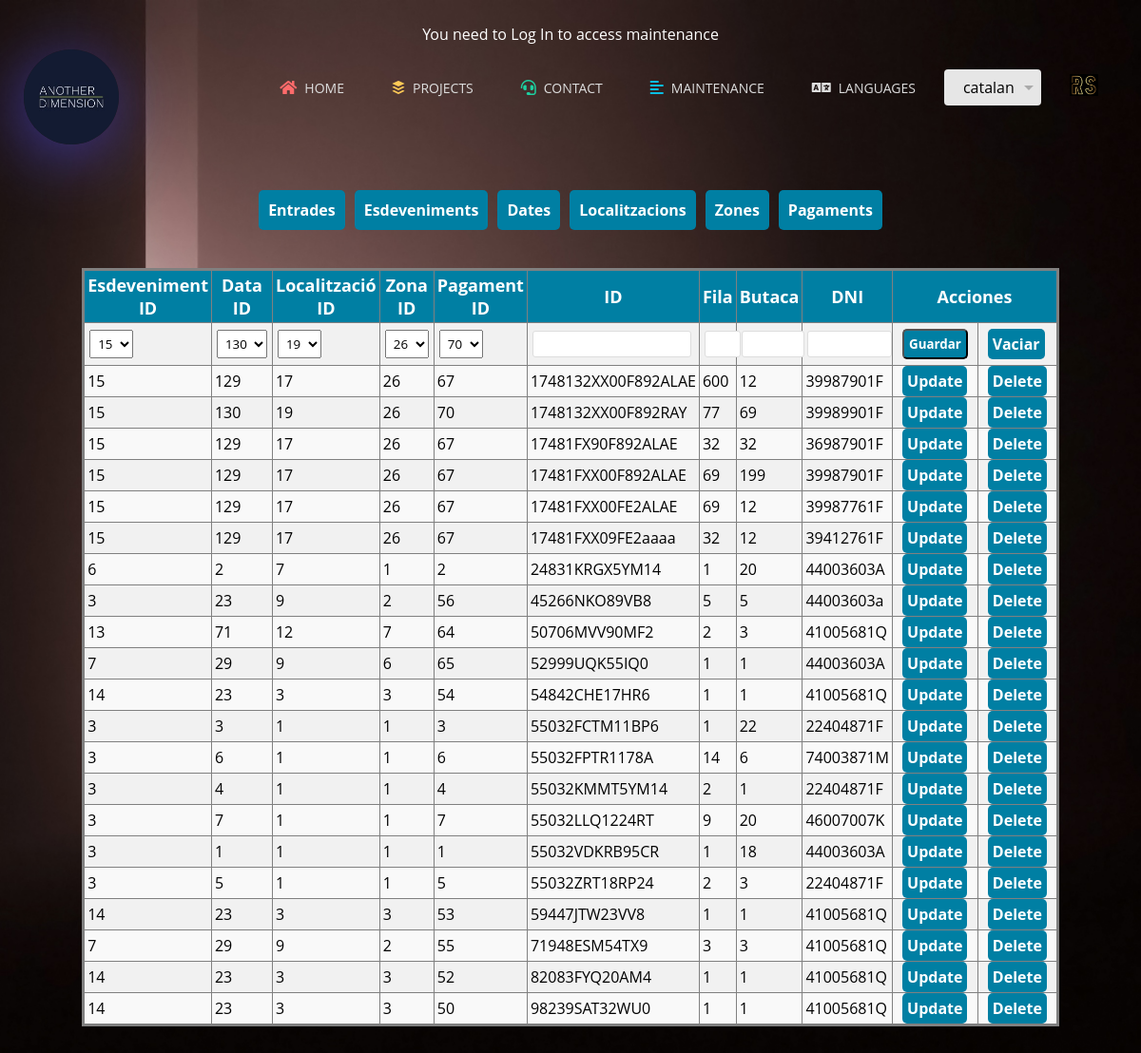
Screenshot of /index.php?entrada/show (signed in) with the database file from the repository.
### tables this page shows
CREATE TABLE `tbl_entrada` (
  `esdeveniment_id` int DEFAULT NULL,
  `data_id` int DEFAULT NULL,
  `loc_id` int DEFAULT NULL,
  `zona_id` int DEFAULT NULL,
  `pagament_id` int DEFAULT NULL,
  `id` varchar(90) NOT NULL,
  `fila` int NOT NULL,
  `butaca` int NOT NULL,
  `dni` varchar(90) NOT NULL,
  PRIMARY KEY (`id`),
  KEY `idX_F60C5C6E71F7E88B` (`esdeveniment_id`),
  KEY `idX_F60C5C6E37F5A13C` (`data_id`),
  KEY `idX_F60C5C6E6505CAD1` (`loc_id`),
  KEY `idX_F60C5C6E104EA8FC` (`zona_id`),
  KEY `idX_F60C5C6E66C49110` (`pagament_id`),
  CONSTRAINT `FK_F60C5C6E104EA8FC` FOREIGN KEY (`zona_id`) REFERENCES `tbl_zona` (`id`),
  CONSTRAINT `FK_F60C5C6E37F5A13C` FOREIGN KEY (`data_id`) REFERENCES `tbl_data` (`id`),
  CONSTRAINT `FK_F60C5C6E6505CAD1` FOREIGN KEY (`loc_id`) REFERENCES `tbl_localitzacio` (`id`),
  CONSTRAINT `FK_F60C5C6E66C49110` FOREIGN KEY (`pagament_id`) REFERENCES `tbl_pagament` (`id`),
  CONSTRAINT `FK_F60C5C6E71F7E88B` FOREIGN KEY (`esdeveniment_id`) REFERENCES `tbl_esdeveniment` (`id`)
);

### classes/Controller/EntradaController.class.php (called while the page is built, shortened)
<?php
class EntradaController extends Controller {
    public function show() {
        require_once 'lang/lang_cookies.php';
        $errors = [];
        $mEntrada = new EntradaModel();
        $entradas = $mEntrada->read();
        $ids = self::getAllIds();
        $entrada = new Entrada();
        EntradaView::show($entrada, $entradas, $ids, $type="?entrada/show", $lang, $errors);
    }
    public static function getAllIds()
    {
        $mEsdev = new EsdevenimentModel();
        $ids['esdeveniment_id'] = self::getIds($mEsdev->read());
        $mData = new DataModel();
        $ids['data_id'] = self::getIds($mData->read());
        $mLoc = new LocalitzacioModel();
        $ids['loc_id'] = self::getIds($mLoc->read());
        $mZona = new ZonaModel();
        $ids['zona_id'] = self::getIds($mZona->read());
        $mPagament = new PagamentModel();
        $ids['pagament_id'] = self::getIds($mPagament->read());
        return $ids;
    }
    public static function getIds($objects)
    {
        $ids = [];
        foreach ($objects as $object) {
            $id = isset($object->id) ? $object->id : $object->__get('id');
            if ($id !== null) {
                $ids[] = $id;
            }
        }
        return array_reverse($ids);
    }
}

### index.php (called while the page is built, shortened)
<?php
try {
    $cfront = new FrontController();
    $cfront->dispatch();
} catch (Exception $e) {
    $vError = new ErrorView();
    $vError->show($e);
}

### classes/Model/Entrada.class.php (called while the page is built, shortened)
<?php
class Entrada  {
    public function __get($property) {
        if (property_exists($this, $property)) {
            return $this->$property;
        } else {
            throw new Exception("No existeix la propietat $property");
        }
    }
}

### classes/Model/DataBase.php (called while the page is built, shortened)
<?php
class DataBase extends Singleton {
    private $link;
    public function __construct($tipoConsulta) {
        $this->conexion = new Connexio($tipoConsulta);
        switch ($this->conexion->getSgbd()) {
            case 'mysql' :
                if ($link = new mysqli($this->conexion->getHost(), $this->conexion->getUsuario(), $this->conexion->getPassword(), $this->conexion->getBase())){
                    $this->link = $link;
                } else {
                    throw new Exception("No s'ha conectat");
                }
                break;
        }
    }
    public function executarSQL($sSql, $aParam = null) {
        if ($stmt = $this->link->prepare($sSql)) {
            if (!empty($aParam)) {
                $types = str_repeat('s', count($aParam));
                $stmt->bind_param($types, ...$aParam);
            }
            if ($stmt->execute()) {
                $res = $stmt->get_result();
                if ($res !== false) {
                    $dades = $res->fetch_all(MYSQLI_ASSOC);
                } else {
                    $dades = "La consulta se ha realizado con existo";
                }
            } else {
                echo "Error al ejecutar la consulta: " . $stmt->error;
            }
        }
        return $dades;
    }
}
?>

### classes/Model/EntradaModel.class.php (called while the page is built, shortened)
<?php
class EntradaModel  {
    public function connection($type = "select") {
        return new DataBase($type);
    }
    public function read() {
        $type = $this->connection('select');
        $consulta = $type->executarSQL("SELECT * FROM tbl_entrada");
        $entrades = [];
        foreach ($consulta as $row) {
            $entrada = new Entrada();
            $entrada->__set('esdeveniment_id',$row['esdeveniment_id']);
            $entrada->__set('data_id',$row['data_id']);
            $entrada->__set('loc_id',$row['loc_id']);
            $entrada->__set('zona_id',$row['zona_id']);
            $entrada->__set('pagament_id',$row['pagament_id']);
            $entrada->__set('id',$row['id']);
            $entrada->__set('fila',$row['fila']);
            $entrada->__set('butaca',$row['butaca']);
            $entrada->__set('dni',$row['dni']);
            $mEsdev = new EsdevenimentModel();
            $esd = new Esdeveniment();
            $esd->id=$entrada->esdeveniment_id;
            $entrada->esdeveniment =  $mEsdev->getById($esd);
            $mData = new DataModel();
            $dt = new Data();
            $dt->id = $entrada->data_id;
            $entrada->data = $mData->getById($dt);
            $mLoc = new LocalitzacioModel();
            $loc = new Localitzacio();
            $loc->id = $entrada->loc_id;
            $entrada->localitzacio = $mLoc->getById($loc);
            $mZona = new ZonaModel();
            $zn = new Zona($entrada->zona_id);
            $entrada->zona = $mZona->getById($zn);
            $mPagament = new PagamentModel();
            $pg = new Pagament();
            $pg->id = $entrada->pagament_id;
            $entrada->pagament = $mPagament->getById($pg);
            $entrades[] = $entrada;
        }
        return $entrades;
    }
}
?>

### classes/View/EntradaView.class.php (the view, shortened to what this page needs)
<?php
class EntradaView extends View
{
    public static function show(Entrada $entrada, $datos, $ids, $type, $lang = "es", $errors = null)
    {
        $thead = '
            <thead>
                <tr>
                    <th>Esdeveniment ID</th>
                    <th>Data ID</th>
                    <th>Localització ID</th>
                    <th>Zona ID</th>
                    <th>Pagament ID</th>
                    <th>ID</th>
                    <th>Fila</th>
                    <th>Butaca</th>
                    <th>DNI</th>
                    <th colspan="2">Acciones</th>
                </tr>
            </thead>';
        $inputRow = '
            <tr>
                <td>' . self::generateSelect('esdeveniment_id', $ids['esdeveniment_id'], $entrada->__get('esdeveniment_id')) . '
                <p class="error">' . $errors['esdeveniment_id'] . '</p></td>
                <td>' . self::generateSelect('data_id', $ids['data_id'], $entrada->__get('data_id')) . '
                <p class="error">' . $errors['data_id'] . '</p></td>
                <td>' . self::generateSelect('loc_id', $ids['loc_id'], $entrada->__get('loc_id')) . '
                <p class="error">' . $errors['loc_id'] . '</p></td>
                <td>' . self::generateSelect('zona_id', $ids['zona_id'], $entrada->__get('zona_id')) . '
                <p class="error">' . $errors['zona_id'] . '</p></td>
                <td>' . self::generateSelect('pagament_id', $ids['pagament_id'], $entrada->__get('pagament_id')) . '
                <p class="error">' . $errors['pagament_id'] . '</p></td>
                <td><input type="text" value="' . $entrada->__get('id') . '" id="id" name="id" required />
                <p class="error">' . $errors['id'] . '</p></td>
                <td><input type="text" value="' . $entrada->__get('fila') . '" id="fila" name="fila" required />
                <p class="error">' . $errors['fila'] . '</p></td>
                <td><input type="text" value="' . $entrada->__get('butaca') . '" id="butaca" name="butaca" required />
                <p class="error">' . $errors['butaca'] . '</p></td>
                <td><input type="text" value="' . $entrada->__get('dni') . '" id="dni" name="dni" required />
                <p class="error">' . $errors['dni'] . '</p></td>
                <td><input class="btn" name="submit" type="submit" value="Guardar"></td>
                <td><a href="?Entrada/show">Vaciar</a></td>
            </tr>';
        $table = self::generateTable($datos);
        echo "<!DOCTYPE html><html lang=\"en\">";
        include "templates/head.php";
        echo "<body>";
        include "templates/header.php";
        include "templates/nav_manteniment.php";
        include "templates/body_manteniment.php";
        echo "</body></html>";
    }
    public static function generateTable($datos)
    {
        $table = '';
        foreach ($datos as $obj) {
            $table .= '<tr><td>' . $obj->esdeveniment_id . '</td>
          <td>' . $obj->data_id . '</td>
          <td>' . $obj->loc_id . '</td>
          <td>' . $obj->zona_id . '</td>
          <td>' . $obj->pagament_id . '</td>
          <td>' . $obj->id . '</td>
          <td>' . $obj->fila . '</td>
          <td>' . $obj->butaca . '</td>
          <td>' . $obj->dni . '</td>
          <td><a href="?Entrada/showUpdate/' . $obj->id . '"> Update</a></td>
          <td><a href="?Entrada/delete/' . $obj->id . '"> Delete</a></td>';
        }
        return $table;
    }
    public static function generateSelect($name, $options, $selectedValue = null)
    {
        $select = '<select name="' . $name . '" required>';
        foreach ($options as $option) {
            $selected = ($selectedValue !== null && $selectedValue == strtolower($option)) ? 'selected' : '';
            $select .= '<option value="' . strtolower($option) . '" ' . $selected . '>' . $option . '</option>';
        }
        $select .= '</select>';
        return $select;
    }
}
?>

### rows the page displays
tbl_entrada: esdeveniment "15", data "129", loc "17", zona "26", pagament "67", id "1748132XX00F892ALAE", fila "600", butaca "12", dni "39987901F"
tbl_entrada: esdeveniment "15", data "130", loc "19", zona "26", pagament "70", id "1748132XX00F892RAY", fila "77", butaca "69", dni "39989901F"
tbl_entrada: esdeveniment "15", data "129", loc "17", zona "26", pagament "67", id "17481FX90F892ALAE", fila "32", butaca "32", dni "36987901F"
tbl_entrada: esdeveniment "15", data "129", loc "17", zona "26", pagament "67", id "17481FXX00F892ALAE", fila "69", butaca "199", dni "39987901F"
tbl_entrada: esdeveniment "15", data "129", loc "17", zona "26", pagament "67", id "17481FXX00FE2ALAE", fila "69", butaca "12", dni "39987761F"
tbl_entrada: esdeveniment "15", data "129", loc "17", zona "26", pagament "67", id "17481FXX09FE2aaaa", fila "32", butaca "12", dni "39412761F"
tbl_entrada: esdeveniment "6", data "2", loc "7", zona "1", pagament "2", id "24831KRGX5YM14", fila "1", butaca "20", dni "44003603A"
tbl_entrada: esdeveniment "3", data "23", loc "9", zona "2", pagament "56", id "45266NKO89VB8", fila "5", butaca "5", dni "44003603a"
tbl_entrada: esdeveniment "13", data "71", loc "12", zona "7", pagament "64", id "50706MVV90MF2", fila "2", butaca "3", dni "41005681Q"
tbl_entrada: esdeveniment "7", data "29", loc "9", zona "6", pagament "65", id "52999UQK55IQ0", fila "1", butaca "1", dni "44003603A"
tbl_entrada: esdeveniment "14", data "23", loc "3", zona "3", pagament "54", id "54842CHE17HR6", fila "1", butaca "1", dni "41005681Q"
tbl_entrada: esdeveniment "3", data "3", loc "1", zona "1", pagament "3", id "55032FCTM11BP6", fila "1", butaca "22", dni "22404871F"
tbl_entrada: esdeveniment "3", data "6", loc "1", zona "1", pagament "6", id "55032FPTR1178A", fila "14", butaca "6", dni "74003871M"
tbl_entrada: esdeveniment "3", data "4", loc "1", zona "1", pagament "4", id "55032KMMT5YM14", fila "2", butaca "1", dni "22404871F"
tbl_entrada: esdeveniment "3", data "7", loc "1", zona "1", pagament "7", id "55032LLQ1224RT", fila "9", butaca "20", dni "46007007K"
tbl_entrada: esdeveniment "3", data "1", loc "1", zona "1", pagament "1", id "55032VDKRB95CR", fila "1", butaca "18", dni "44003603A"
tbl_entrada: esdeveniment "3", data "5", loc "1", zona "1", pagament "5", id "55032ZRT18RP24", fila "2", butaca "3", dni "22404871F"
tbl_entrada: esdeveniment "14", data "23", loc "3", zona "3", pagament "53", id "59447JTW23VV8", fila "1", butaca "1", dni "41005681Q"
tbl_entrada: esdeveniment "7", data "29", loc "9", zona "2", pagament "55", id "71948ESM54TX9", fila "3", butaca "3", dni "41005681Q"
tbl_entrada: esdeveniment "14", data "23", loc "3", zona "3", pagament "52", id "82083FYQ20AM4", fila "1", butaca "1", dni "41005681Q"
tbl_entrada: esdeveniment "14", data "23", loc "3", zona "3", pagament "50", id "98239SAT32WU0", fila "1", butaca "1", dni "41005681Q"

### other values shown
$lang['home'] "HOME"
$lang['projects'] "PROJECTS"
$lang['contact'] "CONTACT"
$lang['maintenance'] "MAINTENANCE"
$lang['language'] "LANGUAGES"
form field idioma "catalan"
form field esdeveniment_id "15"
form field data_id "130"
form field loc_id "19"
form field zona_id "26"
form field pagament_id "70"
